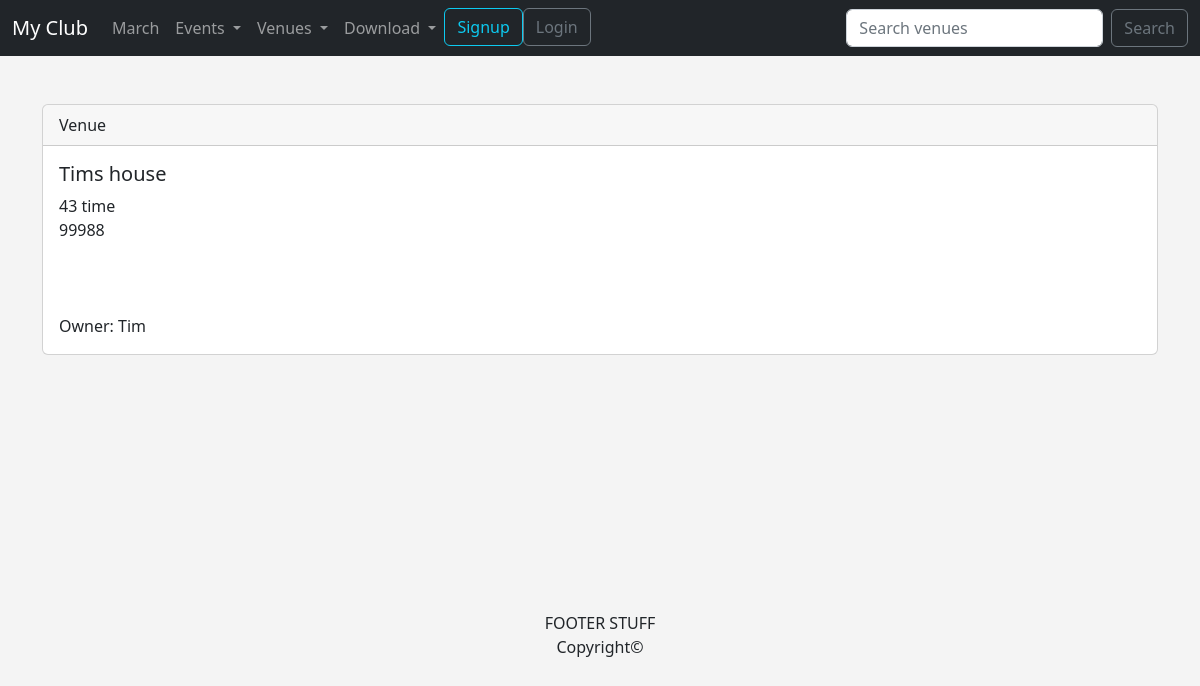
/show_venue/14/, run on the app's committed database.
### events/models.py (models this page shows)
class Venue(models.Model):
    name = models.CharField('Event Name', max_length=120)
    address = models.CharField('Address', max_length=300)
    zip_code = models.CharField('Zip Code', max_length=10)
    phone = models.CharField('Contact Phone', blank=True, max_length=25)
    web = models.URLField('Website Address', blank=True)
    email_address = models.EmailField('Email Address', blank=True)
    owner = models.IntegerField('Venue Owner', blank=False, default=1)
    def __str__(self):
        return self.name

### events/views.py (the view)
# urls.py: path('show_venue/<venue_id>/', views.show_venue, name='show_venue'),
def show_venue(request, venue_id):
    venue = Venue.objects.get(pk=venue_id)
    venue_owner = User.objects.get(pk=venue.owner)
    return render(request, 'events/show_venue.html', {'venue': venue, 'venue_owner': venue_owner})

### events/templates/events/show_venue.html (shortened to what this page needs)
{% extends 'events/base.html' %}
{% block content %}
<br>
<div class="card">
  <div class="card-header">
   Venue
  </div>
  <div class="card-body">
    <h5 class="card-title">{{ venue }}</h5>
    <p class="card-text">
    {{ venue.address }}<br/>
    {{ venue.zip_code }}<br/>
    {{ venue.phone }}<br/>
    {{ venue.web }}<br/>
    <a href='{{ venue.web }}'>{{ venue.email_address }}</a><br/>
    Owner: {{ venue_owner }}<br/>
    </p>
  </div>
</div>
<br/>
{% endblock content %}

### events/templates/events/base.html (style rules this page uses)
body { background: #f4f4f4; }

### data on the page
Venue: name "Tims house", address "43 time", zip_code "99988"

### other printed values
{{ venue_owner }} "Tim"
